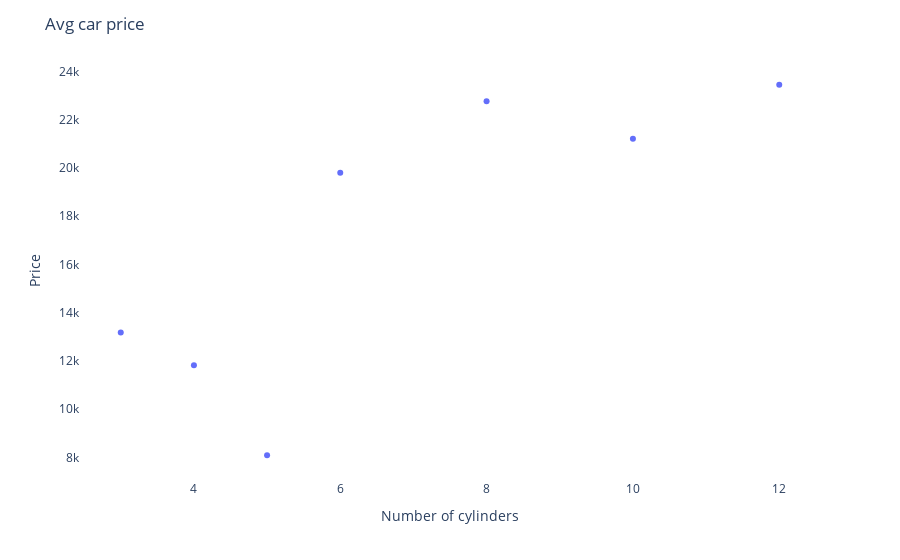

The cell this chart's notebook holds for it:
### Code cell
fig=px.scatter(data_clean.groupby('cylinder_count')['price'].mean(),y='price')
fig.update_layout(
    plot_bgcolor='white',
    paper_bgcolor='white',
    title="Avg car price",
    xaxis_title='Number of cylinders',
    yaxis_title='Price'
)
fig.show()
fig.write_html('images/m11_price_cylinder.html')

### Figure 1 — Plotly figure (JSON) as saved in the notebook; plotly's stock layout.template omitted (floating-point values rounded to 4 significant figures)
{"data": [{"hovertemplate": "cylinder_count=%{x}<br>price=%{y}<extra></extra>", "legendgroup": "", "marker": {"color": "#636efa", "symbol": "circle"}, "mode": "markers", "name": "", "orientation": "v", "showlegend": false, "type": "scatter", "x": [3, 4, 5, 6, 8, 10, 12], "xaxis": "x", "y": [13180.0, 11820.0, 8091.0, 19810.0, 22770.0, 21210.0, 23450.0], "yaxis": "y"}], "layout": {"legend": {"tracegroupgap": 0}, "margin": {"t": 60}, "paper_bgcolor": "white", "plot_bgcolor": "white", "title": {"text": "Avg car price"}, "xaxis": {"anchor": "y", "domain": [0, 1], "title": {"text": "Number of cylinders"}}, "yaxis": {"anchor": "x", "domain": [0, 1], "title": {"text": "Price"}}}}
